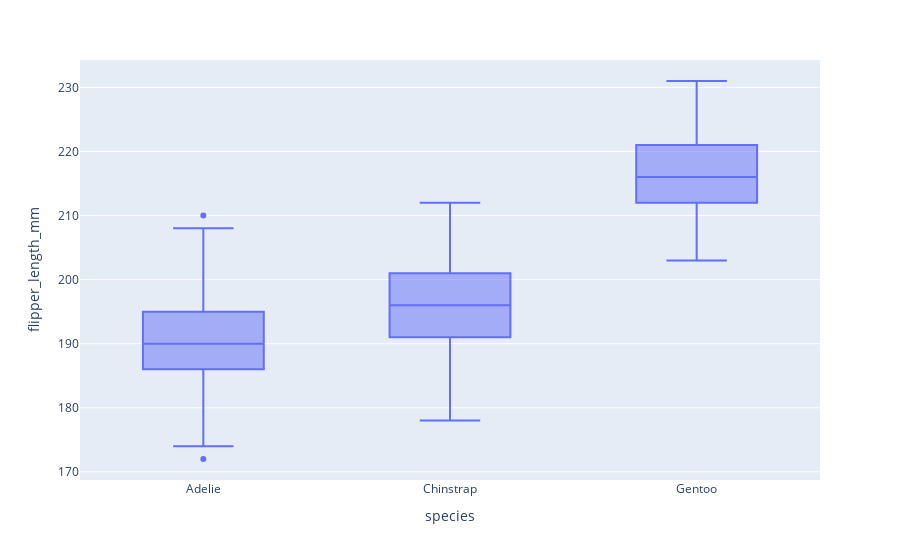

Notebook code cell kept with this figure:
### Code cell
import plotly.express as px

fig = px.box(pingees, x="species", y="flipper_length_mm")
fig.show()

### Figure 1 — Plotly figure (JSON) as saved in the notebook; plotly's stock layout.template omitted (floating-point values rounded to 4 significant figures; data arrays with more than 128 entries replaced by an {"elided": "..."} marker saying what was removed)
{"data": [{"alignmentgroup": "True", "hovertemplate": "species=%{x}<br>flipper_length_mm=%{y}<extra></extra>", "legendgroup": "", "marker": {"color": "#636efa"}, "name": "", "notched": false, "offsetgroup": "", "orientation": "v", "showlegend": false, "type": "box", "x": {"elided": "344 str values"}, "x0": " ", "xaxis": "x", "y": {"elided": "344 int values"}, "y0": " ", "yaxis": "y"}], "layout": {"boxmode": "group", "legend": {"tracegroupgap": 0}, "margin": {"t": 60}, "xaxis": {"anchor": "y", "domain": [0, 1], "title": {"text": "species"}}, "yaxis": {"anchor": "x", "domain": [0, 1], "title": {"text": "flipper_length_mm"}}}}
